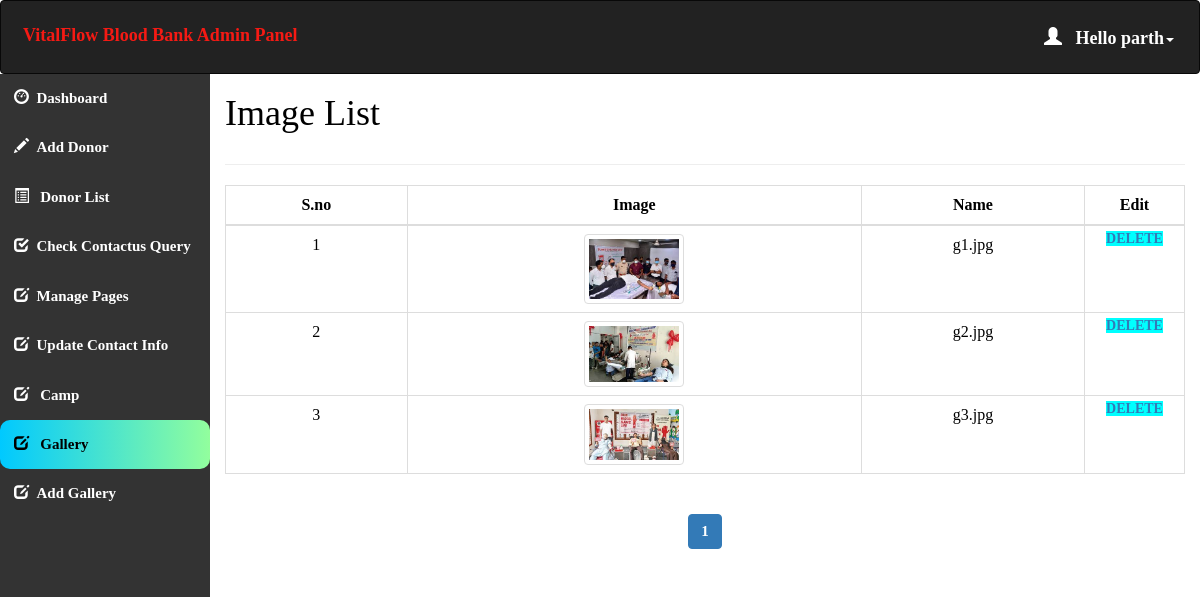
/admin/gallerymanage.php (signed in), run on the app's committed database.
### tables this page shows
CREATE TABLE `gallery` (
  `id` int(11) NOT NULL,
  `name` varchar(255) NOT NULL,
  `data` longblob NOT NULL
);

### admin/gallerymanage.php (the view, shortened to what this page needs)
<html>
<head>
  <link rel="stylesheet" href="https://maxcdn.bootstrapcdn.com/bootstrap/3.4.1/css/bootstrap.min.css">
</head>
<?php
include 'conn.php';
  if (isset($_SESSION['loggedin']) && $_SESSION['loggedin'] == true) {
  ?>
<body style="color:black">
<div id="header">
<?php include 'header.php';
?>
</div>
<div id="sidebar">
<?php $active="gallerymanage";
 include 'sidebar.php'; ?>
</div>
<div id="content" >
  <div class="content-wrapper">
    <div class="container-fluid">
      <div class="row">
        <div class="col-md-12 lg-12 sm-12">
          <h1 class="page-title">Image List</h1>
        </div>
      </div>
      <hr>
      <?php
        include 'conn.php';
        $limit = 10;
        if(isset($_GET['page'])){
          $page = $_GET['page'];
        }else{
          $page = 1;
        }
        $offset = ($page - 1) * $limit;
        $count=$offset+1;
        $sql= "select * from gallery ";
        $result=mysqli_query($conn,$sql);
        if(mysqli_num_rows($result)>0)   {
       ?>
       <div class="table-responsive">
      <table class="table table-bordered" style="text-align:center">
          <thead style="text-align:center">
          <th style="text-align:center">S.no</th>
          <th style="text-align:center">Image</th>
          <th style="text-align:center">Name</th>
          <th style="text-align:center">Edit</th>
          </thead>
          <tbody>
            <?php
            while($row = mysqli_fetch_assoc($result)) { ?>
          <tr>
                  <td><?php echo $count++; ?></td>
                  <td> <img src="../image/<?php echo $row['name']; ?>" alt="..." class="img-thumbnail" width="100px" height="60px"></td>
                  <td><?php echo $row['name']; ?></td>
                    <td id="he" style="width:100px">
                    <a style="background-color:aqua" href='del.php?id=<?php echo $row['id']; ?>'> Delete </a>
                </td>
              </tr>
            <?php } ?>
          </tbody>
      </table>
    </div>
    <?php } ?>
<div class="table-responsive"style="text-align:center;align:center">
    <?php
    $sql1 = "SELECT * FROM donor_details";
    $result1 = mysqli_query($conn, $sql1) or die("Query Failed.");
    if(mysqli_num_rows($result1) > 0){
      $total_records = mysqli_num_rows($result1);
      $total_page = ceil($total_records / $limit);
      echo '<ul class="pagination admin-pagination">';
      for($i = 1; $i <= $total_page; $i++){
        if($i == $page){
          $active = "active";
        }else{
          $active = "";
        }
        echo '<li class="'.$active.'"><a href="donor_list.php?page='.$i.'">'.$i.'</a></li>';
      }
      echo '</ul>';
    }
    ?>
  </div>
  </div>
</div>
</div>
   <?php }
    ?>
</body>
</html>

### admin/header.php (shortened to what this page needs)
<!DOCTYPE html>
<html>
<head>
  <link rel="stylesheet" href="https://maxcdn.bootstrapcdn.com/bootstrap/3.4.1/css/bootstrap.min.css">
</head>
<body>
<nav class="navbar navbar-inverse">
  <div class="container-fluid">
    <div class="navbar-header">
      <a class="navbar-brand" id="qq" href="dashboard.php" style="color:#F51A14;">VitalFlow Blood Bank Admin Panel</a>
    </div>
    <ul class="nav navbar-nav navbar-right">
      <li class="dropdown"><a class="dropdown-toggle" id="qw" data-toggle="dropdown" href="#" style="font-weight:bold;color:white "> <span class="glyphicon glyphicon-user"></span>&nbsp&nbsp
        <?php
        include 'conn.php';
        $username=$_SESSION['username'];
        $sql="select * from admin_info where admin_username='$username'";
        $result=mysqli_query($conn,$sql) or die("query failed.");
        $row=mysqli_fetch_assoc($result);
        echo "Hello ".$row['admin_name'];
       ?><span class="caret"></span></a>
    </li>
    </ul>
  </div>
</nav>
</body></html>

### admin/sidebar.php (shortened to what this page needs)
<!DOCTYPE html>
<html>
<head>
    <link rel="stylesheet" href="https://maxcdn.bootstrapcdn.com/bootstrap/3.4.0/css/bootstrap.min.css">
</head>
<body>
<div class="sidebar" ><b>
  <a href="dashboard.php"   <?php if($active=='dashboard') echo "class='act'"; ?>><span class="glyphicon glyphicon-dashboard"></span>&nbsp&nbspDashboard</a>
  <a href="add_donor.php"   <?php if($active=='add') echo "class='act'"; ?>><span class="glyphicon glyphicon-pencil"></span>&nbsp&nbspAdd Donor</a>
  <a href="donor_list.php"   <?php if($active=='list') echo "class='act'"; ?>><span class="glyphicon glyphicon-list-alt"></span>&nbsp&nbsp Donor List</a>
  <a href="query.php"   <?php if($active=='query') echo "class='act'"; ?>><span class="glyphicon glyphicon-check"></span>&nbsp&nbspCheck Contactus Query</a>
    <a href="pages.php"   <?php if($active=='pages') echo "class='act'"; ?>><span class="glyphicon glyphicon-edit"></span>&nbsp&nbspManage Pages</a>
  <a href="update_contact.php"   <?php if($active=='contact') echo "class='act'"; ?>><span class="glyphicon glyphicon-edit"></span>&nbsp&nbspUpdate Contact Info</a>
  <a href="camp.php"   <?php if($active=='camp') echo "class='act'"; ?>><span class="glyphicon glyphicon-edit"></span>&nbsp&nbsp Camp</a>
  <a href="gallerymanage.php"   <?php if($active=='gallerymanage') echo "class='act'"; ?>><span class="glyphicon glyphicon-edit"></span>&nbsp&nbsp Gallery</a>
  <a href="galleryadd.php"   <?php if($active=='galleryadd') echo "class='act'"; ?>><span class="glyphicon glyphicon-edit"></span>&nbsp&nbspAdd Gallery</a>
</div>

### admin/gallerymanage.php (style rules this page uses)
#sidebar { position:relative;margin-top:-20px }
#content { position:relative;margin-left:210px }
#he { font-size: 14px; font-weight: 600; text-transform: uppercase; padding: 3px 7px; color: #fff; text-decoration: none; border-radius: 3px; align:center; }

### admin/header.php (style rules this page uses)
.navbar { background-color: #333333 ; padding: 10px 10px; color:#FF0404 ; }
.navbar a { float: left; color: white; text-align: center; padding: 12px; text-decoration: none; font-size: 18px; line-height: 25px; }
.navbar-brand { font-size: 25px; font-weight: bold; }
.navbar a { float: none; display: block; text-align: left; }
.navbar-right { float: none; }

### admin/sidebar.php (style rules this page uses)
body { margin: 0; font-family: 'Averia Gruesa Libre';font-size: 15px; color:#F8F9F9; }
.sidebar { margin: 0; padding: 0; width: 210px; background-color: #333333; position: fixed; height: 100%; overflow: auto; }
.sidebar a { display: block; color: white; padding: 14px; text-decoration: none; }
a.act { background: linear-gradient(to right, #00C9FF 0%, #92FE9D 100%); color: black; border-radius:10px; }

### data on the page
gallery: name (picture), name "g1.jpg"
gallery: name (picture), name "g2.jpg"
gallery: name (picture), name "g3.jpg"

### other printed values
$row['admin_name'] "parth"
